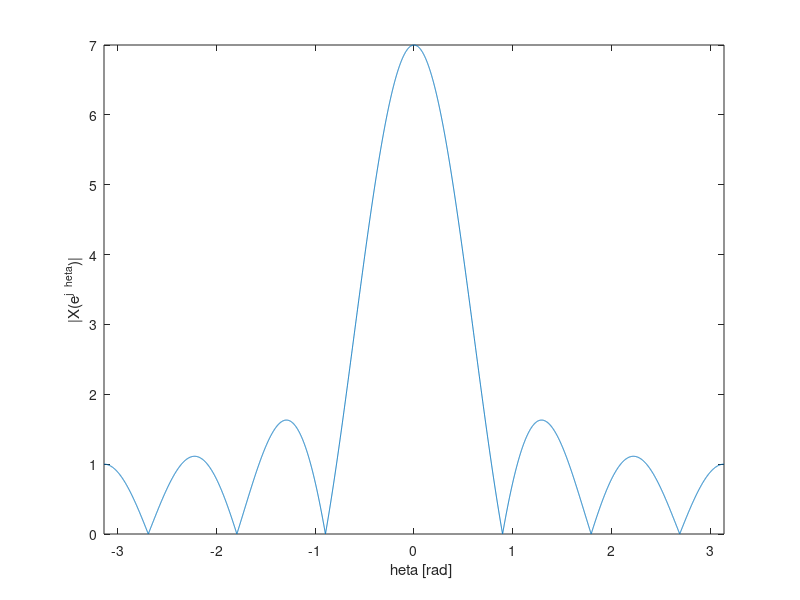

Write MATLAB code to recreate this figure.
theta = -pi:0.001:pi;
A = 1;
K1 = 3.5;
K2 = 0.5;
K3 = 0;
X=A*exp(-i*K3.*theta).*sin(K1*theta)./sin(K2*theta);

plot(theta, abs(X))
xlim([-pi,pi]);
xlabel("\theta [rad]")
ylabel("|X(e^{j\theta})|")